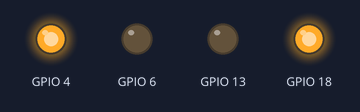
Recording of a program running on a simulated Raspberry Pi (BCM pin numbers). Parts: output pins drawn as LEDs (lit = HIGH).

Above: at 0.5 s.
At 2.5 s:
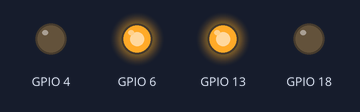
At 3.5 s:
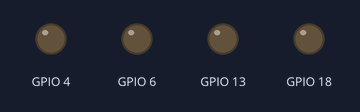
Timing chart, 0 to 5.2 s (numbered marks = the images above):
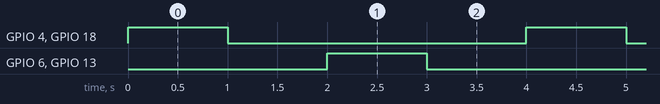

Measured:
- by itself, GPIO 4, GPIO 6, GPIO 13, GPIO 18: alternates HIGH for 1.0 s and LOW for 3.0 s
- by itself, everything shown: repeats every 4.0 s, in 4 steps

The program:

blink.py
```python
import time
import numpy as np
import RPi.GPIO as GPIO

# Pin definitions
led_pin = [[18, 4],
           [6, 13]]

# Use "GPIO" pin numbering
GPIO.setmode(GPIO.BCM)

# Set LED pin as output
for x in np.reshape(led_pin, np.size(led_pin)):
    GPIO.setup(x, GPIO.OUT)

# Blink forever
try:
    while True:
        for x in led_pin:
            for y in x:
                GPIO.output(y, GPIO.HIGH)  # Turn LED on
            time.sleep(1)                   # Delay for 1 second

            for y in x:
                GPIO.output(y, GPIO.LOW)  # Turn LED off
            time.sleep(1)                   # Delay for 1 second

# When you press ctrl+c, nicely release GPIO resources
finally:
    GPIO.cleanup()
```
